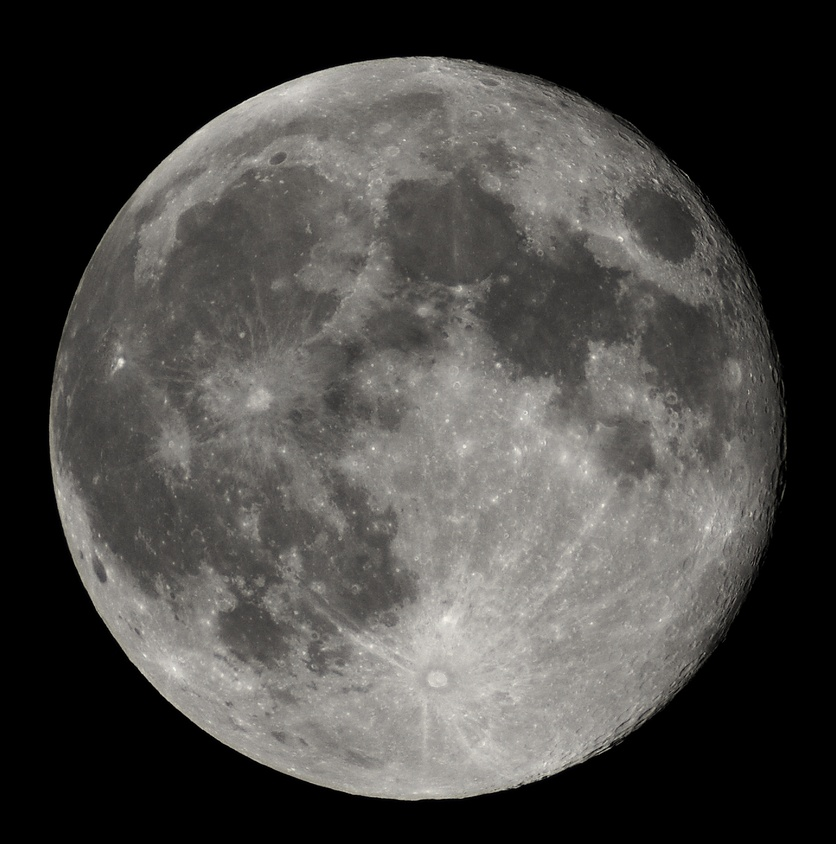
#> input picture Full_Moon_Luc_Viatour.jpg, 836 x 844 px, shrunk from 1411 x 1424 before the run
$ python 'ejercicio4(luna).py'
#> lines starting #> are read from the running program, lines starting #| are printed output that depends on the picture; after the words box and inside, x2 and y2 are one past the last pixel; in counts of white or black regions, pixels touching at a corner belong together
from PIL import Image
import numpy as np
import matplotlib.pyplot as plt
import pandas
imagen = Image.open('Full_Moon_Luc_Viatour.jpg')
#> imagen is the input picture: PIL image 836x844 RGB; mean R, G, B 72.8, 71.2, 68.6
im_datos = np.array(imagen)
im_datos.ndim
im_datos.dtype
im_datos.shape
p = imagen.convert('RGBA')
d = np.array(p)
red, green, blue, alpha = d.T
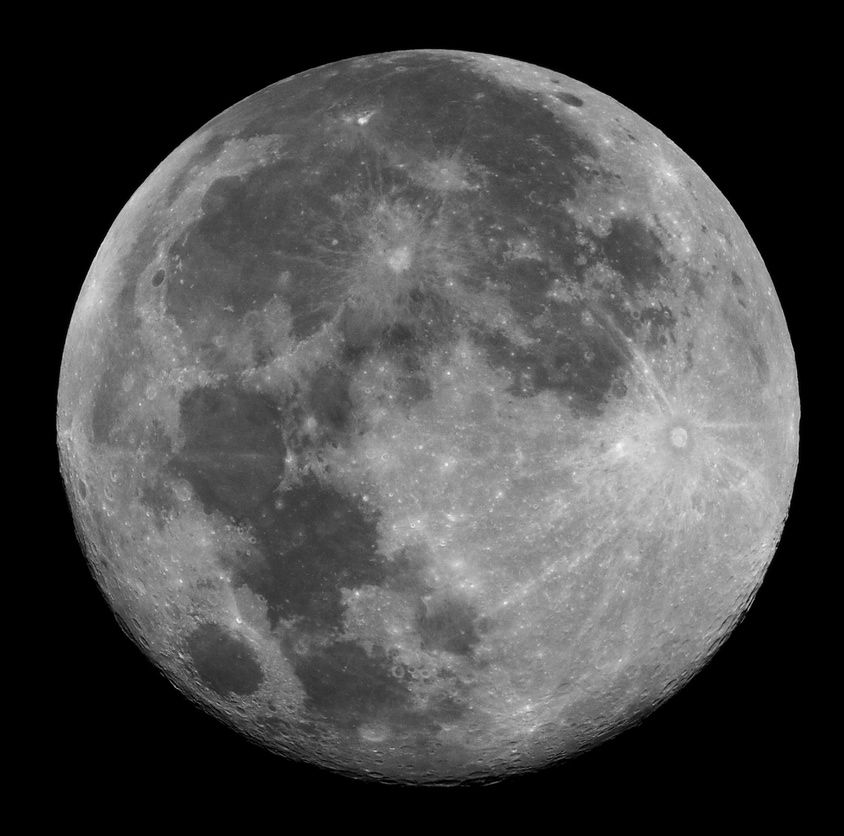
#> red: shape (836, 844); min 0, max 248, mean 72.8
#> alpha: shape (836, 844); every value is 255
an = (red==0)&(blue==0)&(green==0)
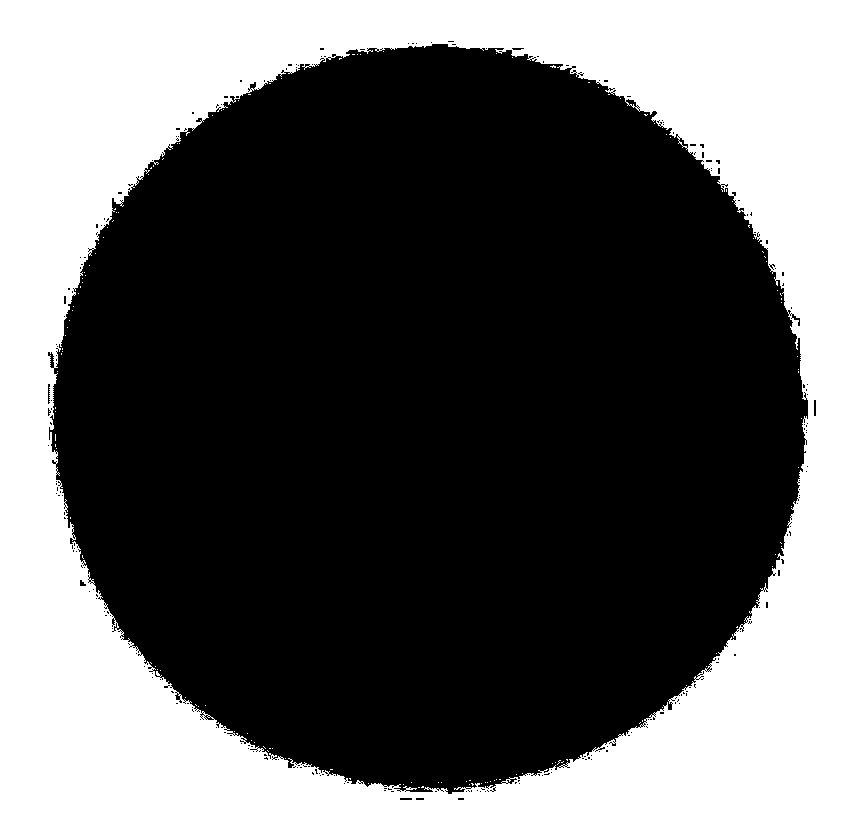
#> an: shape (836, 844) bool; 37.6% white; 134 white regions (133 under 20 px), largest, box (x1, y1, x2, y2) and area: (0, 0, 844, 836) 265263
d[..., :-1][an.T] = (0,250,0)
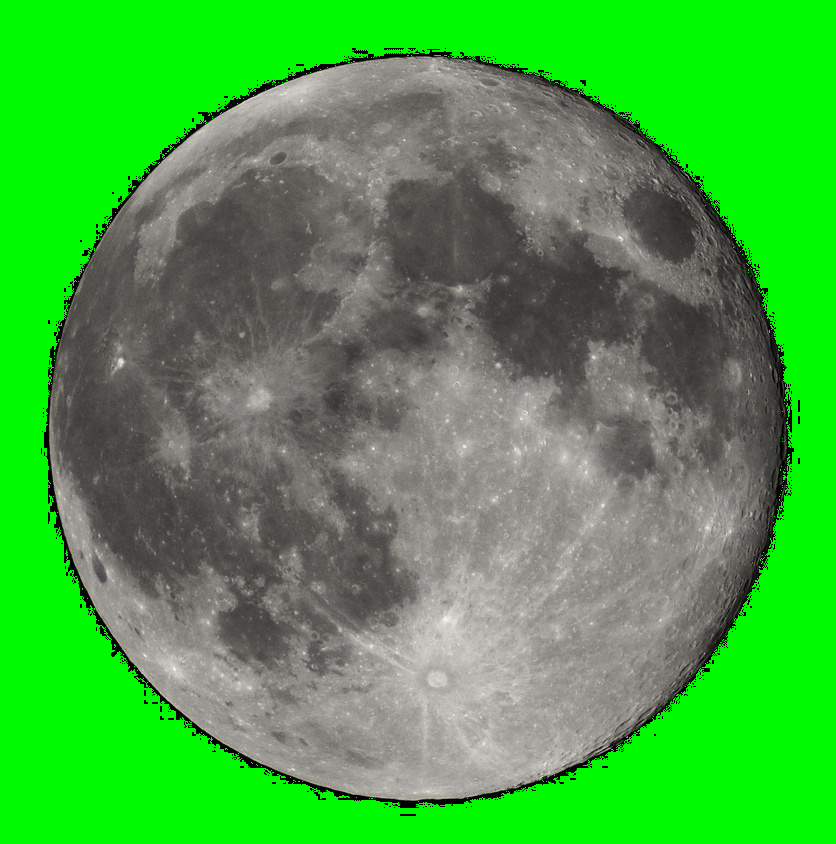
#> d: shape (844, 836, 4); mean R, G, B, A 72.8, 165.3, 68.6, 255
imf=Image.fromarray(d)
fig,ax = plt.subplots(figsize=(10,10))
ax.imshow(imf)
plt.show()
